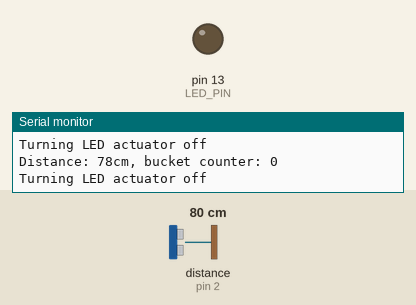
A sketch run on a simulated Arduino Uno, built with avr-gcc and run on an emulated ATmega328P. Parts: output pins drawn as LEDs (lit = HIGH), the last lines printed to the serial monitor. Wiring (inferred from the names in the program): ultrasonic range finder: trigger pin 3; echo pin 2. The test bench sets the inputs (shaded band); at power-on: distance to the obstacle (sensor on pin 2) 80 cm. The echo pulse lasts 58.3 µs per cm; pins used as bus, display or sensor lines are not drawn.

Above: at 1.2 s.
1.3 s: distance to the obstacle (sensor on pin 2) set to 17 cm
4.3 s: distance to the obstacle (sensor on pin 2) set to 14 cm
At 5.1 s:
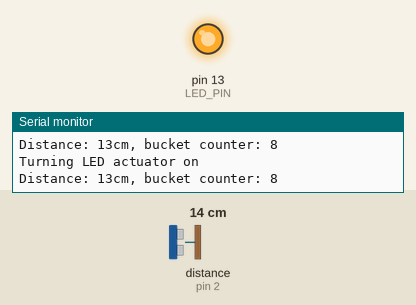
Timing chart, 0 to 7.3 s (numbered marks = the images above; inputs shaded):
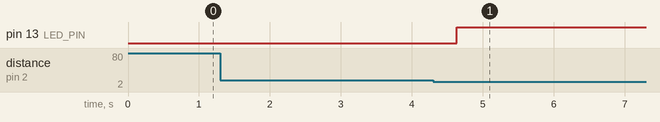

Measured:
- the behaviour switches between 16 and 15 cm on distance to the obstacle (sensor on pin 2) (found by bisection; images 0 and 1)
- after the input at 4.3 s, pin 13 (LED_PIN): LOW → HIGH after 0.33 s

The sketch:

task-1.1.p.ino
```cpp
#define TRIGGER_PIN 3
#define ECHO_PIN 2
#define LED_PIN LED_BUILTIN
#define DISTANCE_THRESHOLD_CM 15
#define BUCKET_COUNT_THRESHOLD 8

static int bucketCounter = 0;

void setup() {
	pinMode(TRIGGER_PIN, OUTPUT);
	pinMode(LED_PIN, OUTPUT);
	pinMode(ECHO_PIN, INPUT);
	Serial.begin(9600);
}

/**
 * Returns the truncated distance in centimeters
 * as given by an HC-SR04.
 */
int getDistance() {
	digitalWrite(TRIGGER_PIN, LOW);
	delayMicroseconds(2);
	digitalWrite(TRIGGER_PIN, HIGH);
	delayMicroseconds(10);
	digitalWrite(TRIGGER_PIN, LOW);
	return (pulseIn(ECHO_PIN, HIGH) * 0.034) / 2;
}

void loop() {
	int distance = getDistance();

	// Use bucketCounter as a little buffer for controlling false-positive
	// or false-negative sensory readings. Ensures the actuator is only
	// engaged after BUCKET_COUNT_THRESHOLD consistent read events occur.
	if (distance < DISTANCE_THRESHOLD_CM) {
		if (bucketCounter < BUCKET_COUNT_THRESHOLD)
			bucketCounter++;
	} else {
		if (bucketCounter > 0)
			bucketCounter--;
	}

	Serial.print("Distance: ");
	Serial.print(distance);
	Serial.print("cm, bucket counter: ");
	Serial.println(bucketCounter);

	// Turn the LED on whenever an object is DISTANCE_THRESHOLD_CM
	// or less from the sensor.
	if (bucketCounter >= BUCKET_COUNT_THRESHOLD) {
		Serial.println("Turning LED actuator on");
		digitalWrite(LED_PIN, HIGH);
	} else if (bucketCounter <= 0) {
		Serial.println("Turning LED actuator off");
		digitalWrite(LED_PIN, LOW);
	}

	delayMicroseconds(10);
}
```
